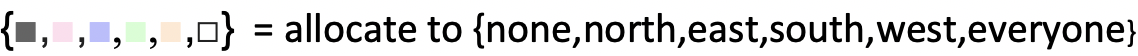
#> input picture py_files/note.png, 1138 x 56 px, given in place of note2.png, which was not available
$ python bi_FAPGG_game.py 1.0 1.0 note.png
#> lines starting #> are read from the running program, lines starting #| are printed output that depends on the picture; pictures that were not available may be replaced by others from this repository, and a replacement may not be noted
### py_files/PGG_game.py
from player import Player
from random import choice, randint
from gen_image import FromArr_png
import numpy as np
import sys
import time

class PGG_5G:
    def __init__(self,r,K,L):
        #rate, noise and size
        self.r = r
        self.K = K
        self.L = L

        #x is the chosen player that need to suggest y its strategy
        self.xi = -1
        self.xj = -1
        self.yi = -1
        self.yj = -1

        self.first = True
        player_matrix = []
        for i in range(L):
            temp_matrix = []
            for j in range(L):
                temp_matrix.append(Player(choice([True,False])))
            player_matrix.append(temp_matrix)

        self.player_matrix = np.array(player_matrix)


    # [31 lines left out: functions one_play, two_players_play, not called in this run]


    def choose_players(self):
        L = self.L
        i = randint(0,L-1)
        j = randint(0,L-1)

        rand_neigh = randint(0,3)

        if rand_neigh == 0:
        	self.yi = (i+1)%L
        	self.yj = j
        elif rand_neigh == 1:
        	self.yi = (i-1)%L
        	self.yj = j
        elif rand_neigh == 2:
        	self.yi = i
        	self.yj = (j+1)%L
        else:
        	self.yi = i
        	self.yj = (j-1)%L


        self.xi = i
        self.xj = j

        if self.player_matrix[self.yi,self.yj].isCoop != self.player_matrix[i,j].isCoop:
            return True

        return False #means two players use the same strategy, so no necessary to do the next run


    def calculate_rate(self):
        coor = 0
        L = self.L
        player_matrix = self.player_matrix
        ttl = L * L
        for i in range(L):
            for j in range(L):
                if player_matrix[i,j].isCoop:
                    coor = coor + 1
        return coor/ttl

    def print_pic(self,fname):
        FromArr_png(self.player_matrix,fname)


# [23 lines left out: function do_all_mode, not called in this run]


# [34 lines that do not run on import are left out]

### py_files/gen_image.py
from PIL import Image, ImageDraw, ImageFont
from player import APlayer,Player
import numpy
import sys, os
from pathlib import Path


def FromArr_png(arr,name):
    data = numpy.zeros((arr.shape[0],arr.shape[1],3), dtype=numpy.uint8)
    for i in range(arr.shape[0]):
        for j in range(arr.shape[1]):
            #For Bimodal
            if arr[i,j].isCoop:
                data[i,j] = [153,204,225] if arr[i,j].alp > 0.5 else [0,102,204]
                #Light Blue or Dark Blue
            else:
                data[i,j] = [255,153,153] if arr[i,j].alp > 0.5 else [204,0,0]


            """
            if not arr[i,j].isCoop:
                data[i,j] = [100,100,100] #grey
            else:
                try:
                    nei = arr[i,j].nei
                    if nei == 1:
                        data[i,j] = [255,221,238] #pink
                    elif nei == 3:
                        data[i,j] = [188,188,255] #blue
                    elif nei == 2:
                        data[i,j] = [210,255,210] #green
                    elif nei == 4:
                        data[i,j] = [255,233,210] #orange
                    else:
                        data[i,j] = [255,255,255]

                    if not arr[i,j].strD:
                        data[i,j] = [255,255,255] #white

                except:
                    data[i,j] = [255,255,255] #white
            """

    data = numpy.repeat(numpy.repeat(data,20,axis = 0),20,axis=1)
    image = Image.fromarray(data)

    textimg = Image.new('RGB',(image.width,50),color = 'white')
    d = ImageDraw.Draw(textimg)
    fnt = ImageFont.truetype('arial.ttf', size = 35)

    fname = name.split('/')[-1]
    if name.find('alp') > -1:
        r,alp,itr = fname.split('_')[1],fname.split('_')[3],fname.split('_')[4]
        towrite = 'r:{}, α:{}, itr:{}'.format(r,alp,itr)
    else:
        r,itr = fname.split('_')[1],fname.split('_')[2]
        towrite = 'r:{}, itr:{}'.format(r,itr)
    #print(towrite)

    d.text((10,10),towrite,font = fnt, fill = (0,0,0))
    note = Image.open('note2.png')
    note = note.resize((image.width, int(note.height * image.width / note.width)),resample=Image.BICUBIC)
    wholeimg = Image.new('RGB',(image.width,image.height + textimg.height + note.height),'white')
    wholeimg.paste(image,(0,0))
    wholeimg.paste(textimg,(0,image.height))
    wholeimg.paste(note,(0,image.height + textimg.height))

    if name.find('/') > -1:
        Path(name.split('/')[0]).mkdir(parents=True, exist_ok=True)

    #wholeimg.show()
    wholeimg.save(name + '.png')

# [33 lines that do not run on import are left out]

### py_files/player.py
import math
import sys
from random import choices
import numpy as np

class Player:
    def __init__(self,strategy):
        # isCoop is initial strategy. True if it's a cooperator.
        # prof is the initial profit
        self.isCoop = strategy #Should be true or false

    # [6 lines left out: function allocate, not called in this run]

    def change_strategy(self, neighbour,K, self_prof,neigh_prof): #K is uncertainty
        prob = 0.0
        if self.isCoop == neighbour.isCoop:
            return False

        if (self_prof - neigh_prof)/K > 10:
            return False
        elif (self_prof - neigh_prof)/K < -5:
            self.isCoop = neighbour.isCoop
            return True

        else:
            prob = 1.0/(1.0 + math.exp((self_prof - neigh_prof) /K))

        if  np.random.random() < prob:
            self.isCoop = neighbour.isCoop
            return True
        return False

class APlayer(Player):
    def __init__(self,strategy,alpha):
        super().__init__(strategy)
        self.alp = alpha
        self.nei = 0 #nei for the neighbour to give money. nei can be n1,s2,e3,w4
        self.rnd = 0
        self.strD = False

    def allocate(self,nei,rnd):
        if not self.isCoop:
            return 0.0

        if self.rnd != rnd:
            self.strD = np.random.random() < self.alp #choices([True,False],[self.alp,1-self.alp])[0]
            self.rnd = rnd

        if self.strD and self.nei != 0 and nei != 0:
            return 4.0 if nei == self.nei else 0.0

        return 1.0

    def change_strategy(self,nei,K,sprof,nprof,mos):
        chan = super().change_strategy(nei,K,sprof,nprof)
        self.nei = mos
        return chan

### py_files/bi_FAPGG_game.py
from PGG_game import PGG_5G
from player import APlayer
from random import choice, randint,choices
from pathlib import Path
import numpy as np
import sys
import time

class FAPGG_5G(PGG_5G):
    def __init__(self,r,K,L,alp):
#> called with r = 1, K = 0.5, L = 60, alp = 1
        super().__init__(r,K,L)
        player_matrix = []
        for i in range(L):
            temp_matrix = []
            for j in range(L):
                isD = choices([1,0],[alp,1-alp])[0]
                temp_matrix.append(APlayer(choice([True,False]),isD))
#                temp_matrix.append(APlayer(choices([True,False],[0.1,0.9])[0],alp))
            player_matrix.append(temp_matrix)

        self.player_matrix = np.array(player_matrix)

    def one_play(self,i,j,rnd):
        mat = self.player_matrix
        L = self.L
        goods = mat[i,j].allocate(0,rnd)
        goods = goods + mat[(i+1) % L,j].allocate(4,rnd)
        goods = goods + mat[(i-1) % L,j].allocate(3,rnd)
        goods = goods + mat[i,(j+1) % L].allocate(1,rnd)
        goods = goods + mat[i,(j-1) % L].allocate(2,rnd)

        #Tell you I'm your north or south
        #+-----------> i+          +------------> i+
        # |    n1                   |     s2
        # | w4  0   e3              | e3  t  w4
        # |    s2                   |     n1
        #˅                         ˅
        #j+                        j+
        #  (origin)                  (I'm your...)

        return goods * self.r /5.0

    def the_most(self,a,b,c,d): #north,south,east,west
        lst = [a,b,c,d]
        mst = max(lst)
        dire = [1,2,3,4]
        mst_list = []
        for i in range(4):
            if lst[i] == mst:
                mst_list.append(dire[i])

        if len(mst_list) > 0:
            return choice(mst_list)

        return 0

    def two_players_play(self,rnd):
        xi,xj = self.xi,self.xj
        yi,yj = self.yi,self.yj
        mat = self.player_matrix
        L = self.L

        profit_x = self.one_play(xi,xj,rnd)
        profit_x = profit_x + self.one_play((xi+1) % L,xj,rnd)
        profit_x = profit_x + self.one_play((xi-1) % L,xj,rnd)
        profit_x = profit_x + self.one_play(xi,(xj+1) % L,rnd)
        profit_x = profit_x + self.one_play(xi,(xj-1) % L,rnd)

        profit_x = profit_x - 5 if mat[xi,xj].isCoop else profit_x

        profit_y = self.one_play(yi,yj,rnd)
        pye = self.one_play((yi+1) % L,yj,rnd) #east
        pyw = self.one_play((yi-1) % L,yj,rnd) #west
        pyn = self.one_play(yi,(yj-1) % L,rnd) #north
        pys = self.one_play(yi,(yj+1) % L,rnd) #south
        profit_y = profit_y + pye + pyw + pyn + pys

        profit_y = profit_y - 5 if mat[yi,yj].isCoop else profit_y

        mat[yi,yj].change_strategy(mat[xi,xj],self.K,profit_y,profit_x,self.the_most(pyn,pys,pye,pyw))

    """
    def choose_players(self):
        if super().choose_players():
            return True
        elif self.player_matrix[self.xi,self.xj].isCoop:
            return True
        else:
            return False
    """

# [89 lines left out: functions do_all_mode, do_alpha_mode, not called in this run]


if __name__ == '__main__':
    msg0 = 'type "python FAPGG_game.py" if you want to run the big simulation'
    msg1 = 'type "python FAPGG_game.py rate alpha path" if just want to try'
    msg2 = 'for example "python FAPGG_game.py 4 0.5 r4a5"'
    print(msg0)
    print(msg1)
    print(msg2)

    if len(sys.argv) < 2:
        do_all_mode()
        sys.exit()
    if len(sys.argv) == 2:
        do_alpha_mode()
        sys.exit()

    #read from argv
    r = float(sys.argv[1])
    alp = float(sys.argv[2])
    path = sys.argv[3]

    game = FAPGG_5G(r,0.5,60,alp)
    start = time.time()
    for i in range(10001):
        if i % 500 == 0:
            print(i,game.calculate_rate())
        for j in range(3600):
#        if True:
            modi = game.choose_players()
            if not modi:
                continue
            game.two_players_play(j + i*1600)

        if i % 20 == 0:
            game.print_pic(path + '/' + 'r_'+str(r) + '_alp_'+str(alp) + '_' + str(i).zfill(6))
#> in FromArr_png, `image = Image.fromarray(data)`:
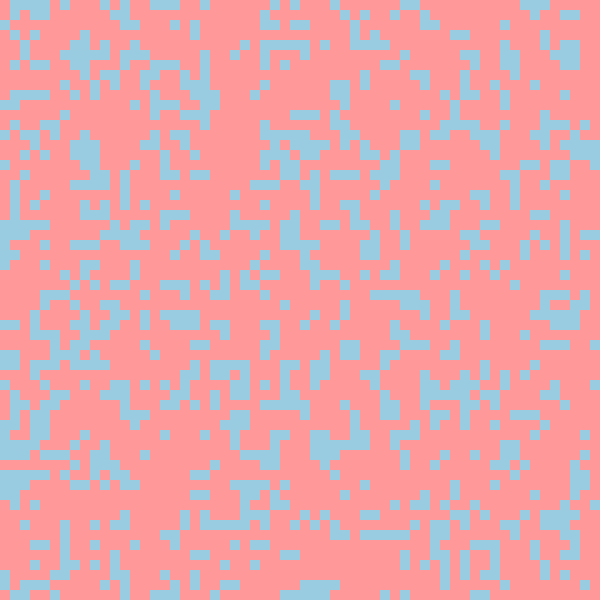
#> image: PIL image 1200x1200 RGB (shown at 1/2 size); mean R, G, B 226.3, 167.3, 173.2
#> in FromArr_png, `textimg = Image.new('RGB',(image.width,50),color = 'white')`: textimg: PIL image 1200x50 RGB; every value is 255
#> in FromArr_png, note is the input picture: PIL image 1138x56 RGBA; mean R, G, B, A 220.4, 220.3, 220.4, 255
#> in FromArr_png, `note = note.resize((image.width, int(note.height * image.width / note...`:
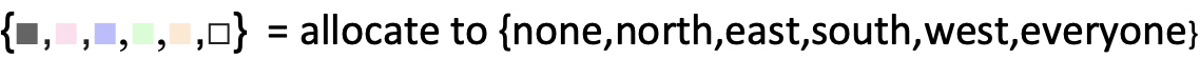
#> note: PIL image 1200x59 RGBA; mean R, G, B, A 220.4, 220.3, 220.4, 255
#> in FromArr_png, `wholeimg = Image.new('RGB',(image.width,image.height + textimg.height ..`: wholeimg: PIL image 1200x1309 RGB; every value is 255
#> in FromArr_png, `wholeimg.paste(image,(0,0))`:
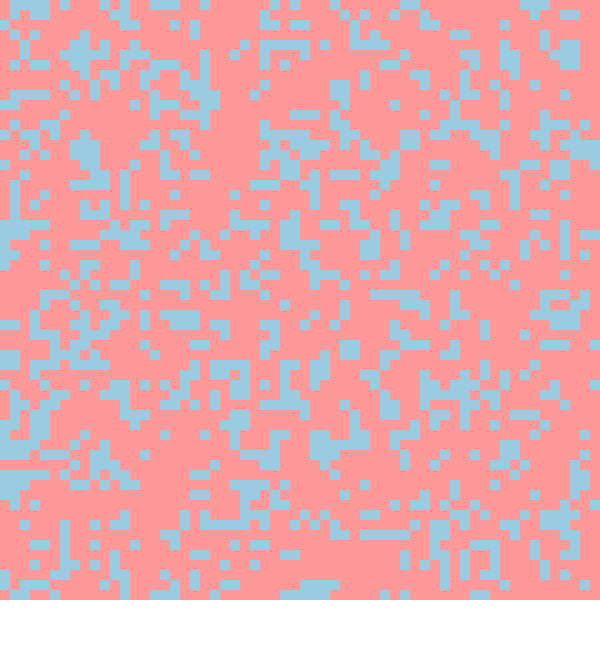
#> wholeimg: PIL image 1200x1309 RGB (shown at 1/2 size); mean R, G, B 228.7, 174.6, 180
#> in FromArr_png, `wholeimg.paste(textimg,(0,image.height))`:
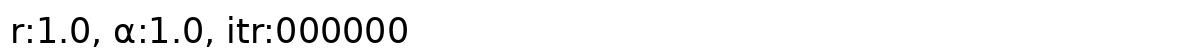
#> textimg: PIL image 1200x50 RGB; min 0, max 255, mean 244

    end = time.time()
    print('total_time: {}'.format(end - start))
